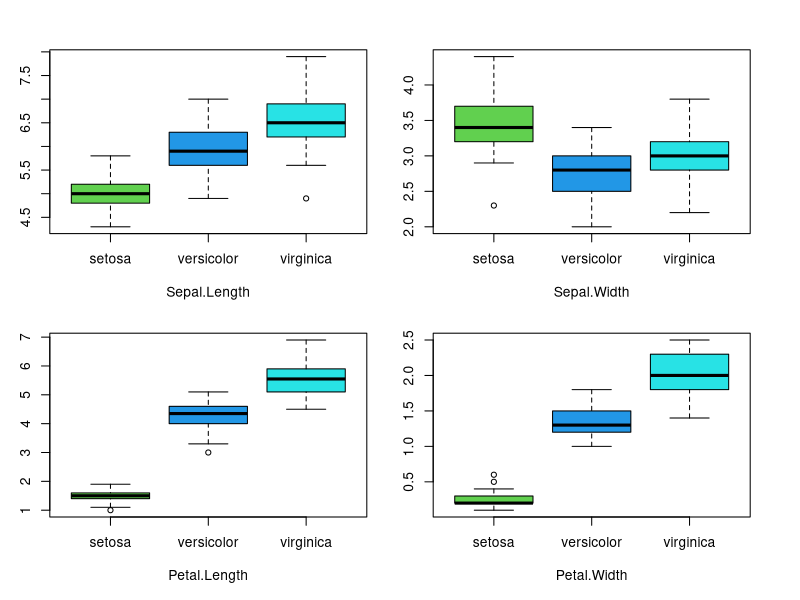
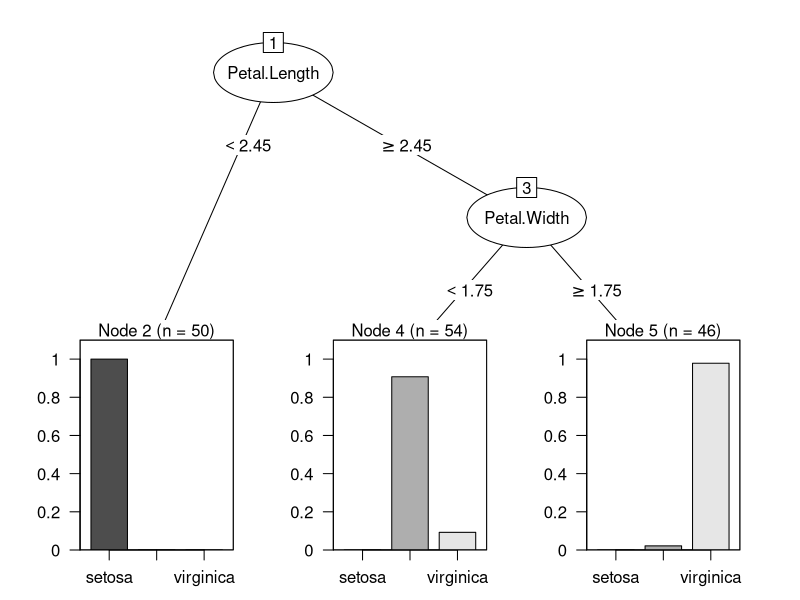

These figures' R source, in order:
#!/usr/bin/env Rscript

setwd("~/Documents/R/AutomaticRuleGeneration")
 
################################################################################
# get the IRIS Data Set
################################################################################
data(iris)

# split predictors from outcome
x <- iris[,1:4]
y <- iris[,5]

################################################################################
# Visualize the data
################################################################################

par(mfrow = c(2, 2), mar = c(4,2,2,2), oma = c(1, 1, 1, 1))
for (name in colnames(x)) {
  boxplot(x[[name]]~y , col=c(3:(length(unique(y))+2)),ylab="Outcome", xlab=name)
}

################################################################################
# Train a single tree
################################################################################
library(rpart)
library(caret)
rPartMdl <- train( x, y, method = "rpart2", tuneLength = 10, trControl = trainControl( method = "cv"))
str(rPartMdl)

################################################################################
# Show the created rules
################################################################################
library( partykit)
rulesTree <- as.party(rPartMdl$finalModel)
plot( rulesTree)
